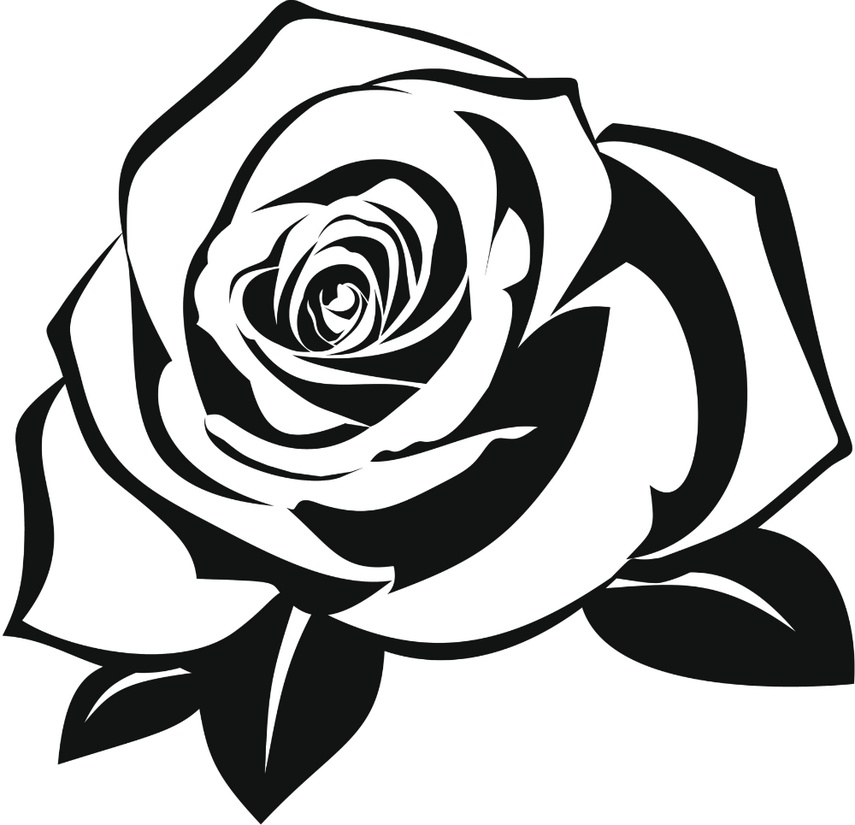
//> input picture Imagens/flor.jpg, 855 x 825 px, shrunk from 1000 x 965 before the run, given in place of the camera
$ ./motiondetector   (built with g++ and OpenCV 4)
//> lines starting //> are read from the running program, lines starting //| are printed output that depends on the picture; after the words box and inside, x2 and y2 are one past the last pixel; in counts of white or black regions, pixels touching at a corner belong together
#include <iostream>
#include <stdlib.h>
#include <opencv2/opencv.hpp>
#include <bits/stdc++.h>

using namespace cv;
using namespace std;

int main(int argc, char** argv){
  Mat image;

  VideoCapture cap;
  vector<Mat> planes;
  Mat histR, histR_1;
  int nbins = 64;
  float range[] = {0, 256};
  const float *histrange = { range };
  bool uniform = true;
  bool acummulate = false;

  cap.open(0);

  if(!cap.isOpened()){
    cout << "cameras indisponiveis";
    return -1;
  }


  int histw = nbins, histh = nbins/2;
  Mat histImgR(histh, histw, CV_8UC3, Scalar(0,0,0));
  //Não precisa de mais um cálculo

  while(1){
    cap >> image;
//> image is the input picture: 825 rows x 855 cols, CV_8UC3; mean B, G, R 181.5, 181.8, 181.1
    split (image, planes);

    //Calculando o histograma no instante
    calcHist(&planes[0], 1, 0, Mat(), histR, 1,
             &nbins, &histrange,
             uniform, acummulate);
//> histR = 64 values, max 468454 at index 63, min 281 at index 33, mean 11021.5
    normalize(histR, histR, 0, histImgR.rows, NORM_MINMAX, -1, Mat());
//> histR = 64 values, max 32 at index 63, min 0 at index 33, mean 0.734

    histImgR.setTo(Scalar(0));


    for(int i=0; i<nbins; i++){
      line(histImgR, Point(i, histh),
           Point(i, cvRound(histR.at<float>(i))),
           Scalar(0, 0, 255), 1, 8, 0);

    }
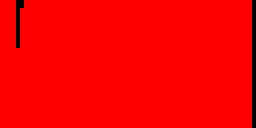
//> histImgR: 32 rows x 64 cols, CV_8UC3 (shown 4 times larger); mean B, G, R 0, 0, 249.3
    histImgR.copyTo(image(Rect(0, 0,nbins, histh)));
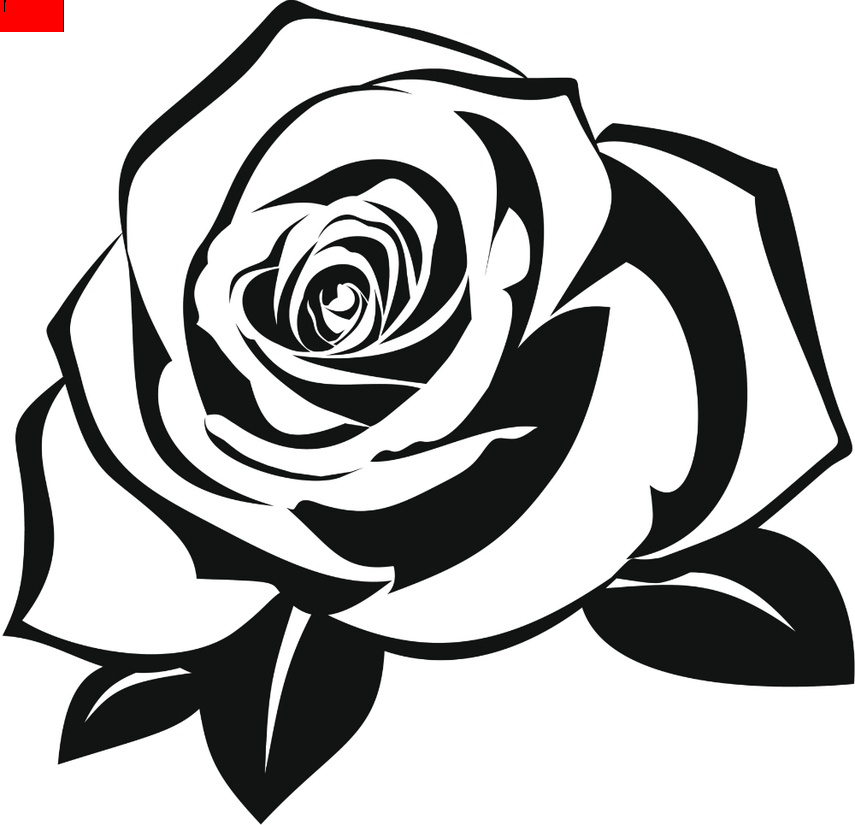
//> image: 825 rows x 855 cols, CV_8UC3; 0.29% of pixels changed, all inside (x1, y1, x2, y2) = (0, 0, 64, 32)


    calcHist(&planes[0], 1, 0, Mat(), histR_1, 1,
              &nbins, &histrange,
              uniform, acummulate);
//> histR_1 = 64 values, max 468454 at index 63, min 281 at index 33, mean 11021.5

    normalize(histR_1, histR_1, 0, histImgR.rows, NORM_MINMAX, -1, Mat());
//> histR_1 has the same summary as histR

    //usando o primeiro método de comparação
    double comp = compareHist(histR, histR_1, 2);
//> comp = 46.98
    if(comp < 200){
      std::cout << "\a\a\a" << std::endl;
      std::cout << "ULTRAPASSOU O LIMITE ESTABELECIDO" << std::endl;

    }

    imshow("image", image);

     if(waitKey(30) >= 0) break;
//> the Esc key is pressed
   }


  return 0;
}

$ run again, on Imagens/pontos2.jpg
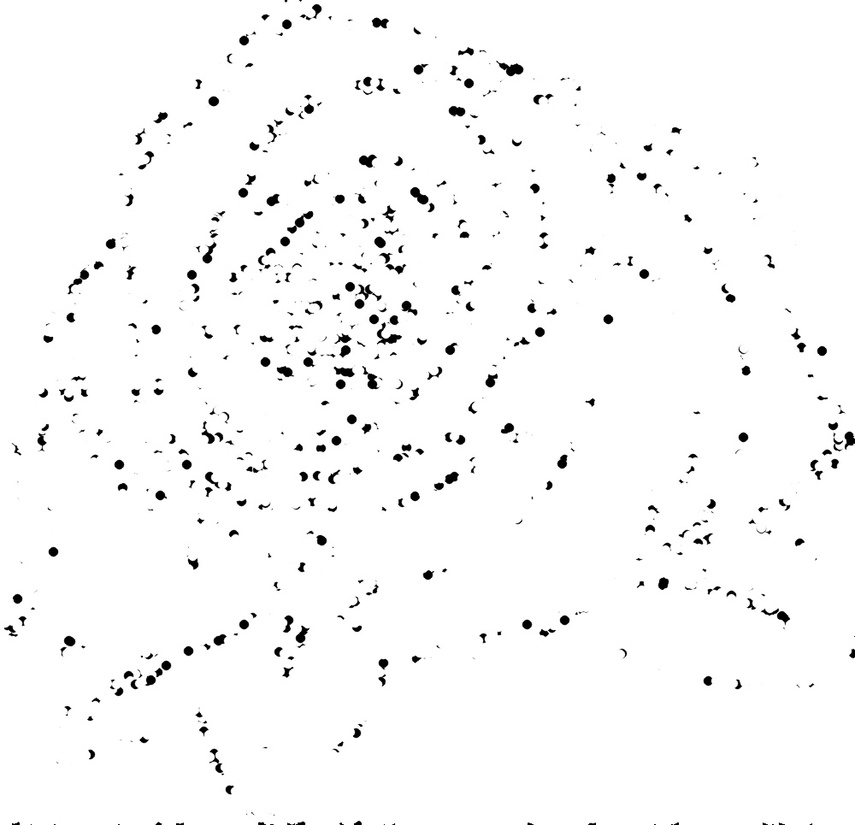
//> input picture Imagens/pontos2.jpg, 855 x 825 px, shrunk from 1000 x 965 before the run, given in place of the camera
//> image is the input picture: 825 rows x 855 cols, CV_8UC3; min 0, max 255, mean 248.8
//> `calcHist(&planes[0], 1, 0, Mat(), histR, 1, &nbins, &histrange, unifor..`: histR = 64 values, max 671353 at index 63, min 160 at index 25, mean 11021.5
//> `normalize(histR, histR, 0, histImgR.rows, NORM_MINMAX, -1, Mat());`: histR = 64 values, max 32 at index 63, min 0 at index 25, mean 0.518
//> after the loop `for(int i=0; i<nbins; i++)`:
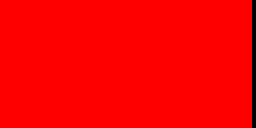
//> histImgR: 32 rows x 64 cols, CV_8UC3 (shown 4 times larger); mean B, G, R 0, 0, 251
//> `histImgR.copyTo(image(Rect(0, 0,nbins, histh)));`:
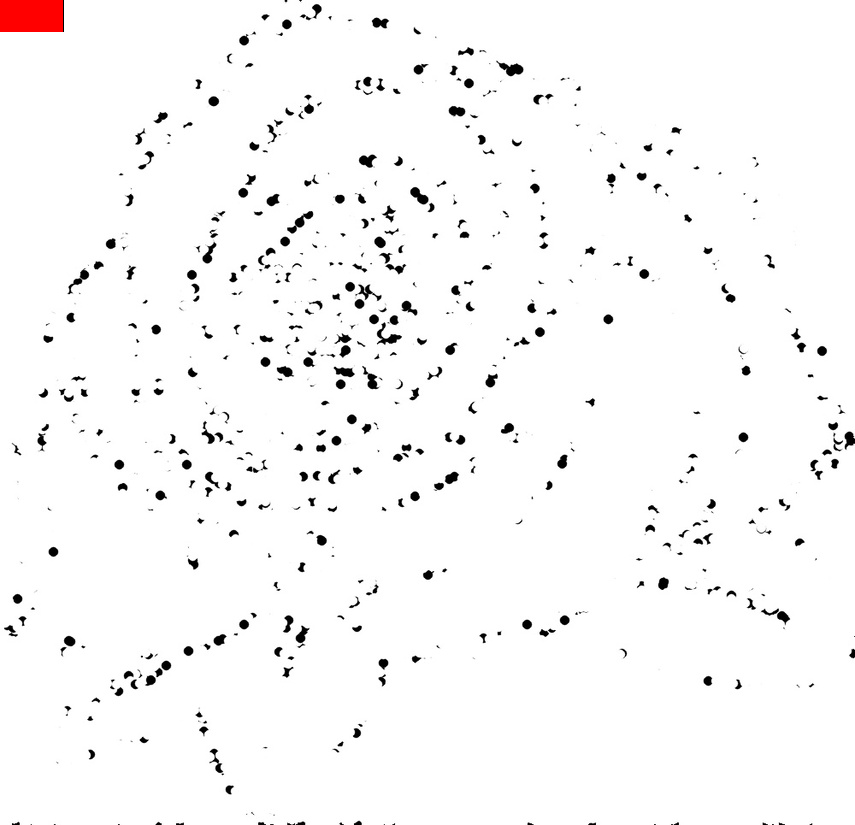
//> image: 825 rows x 855 cols, CV_8UC3; 0.29% of pixels changed, all inside (x1, y1, x2, y2) = (0, 0, 64, 32)
//> `calcHist(&planes[0], 1, 0, Mat(), histR_1, 1, &nbins, &histrange, unif..`: histR_1 = 64 values, max 671353 at index 63, min 160 at index 25, mean 11021.5
//> `normalize(histR_1, histR_1, 0, histImgR.rows, NORM_MINMAX, -1, Mat());`: histR_1 has the same summary as histR
//> comp = 33.14
